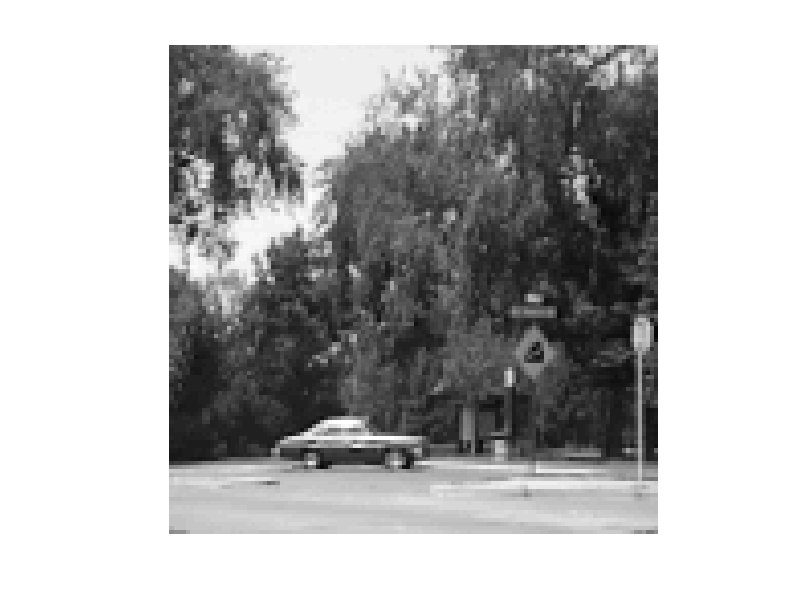
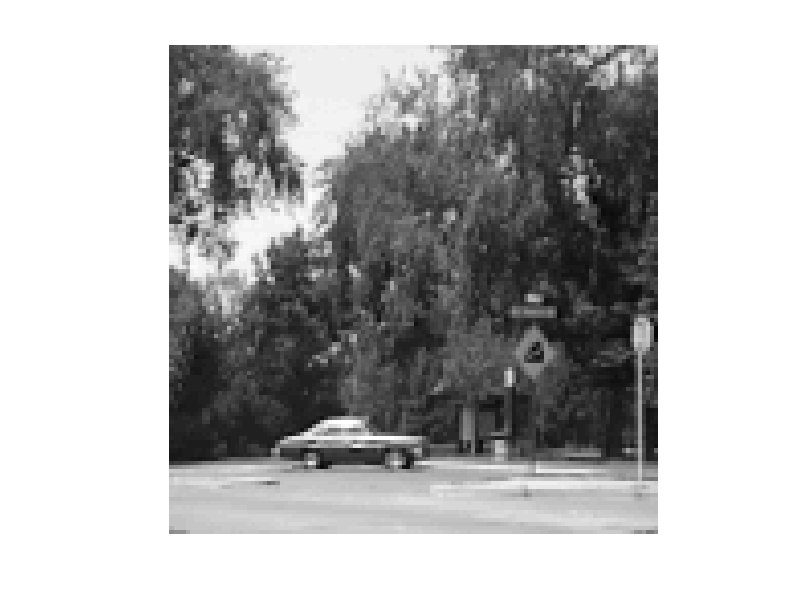
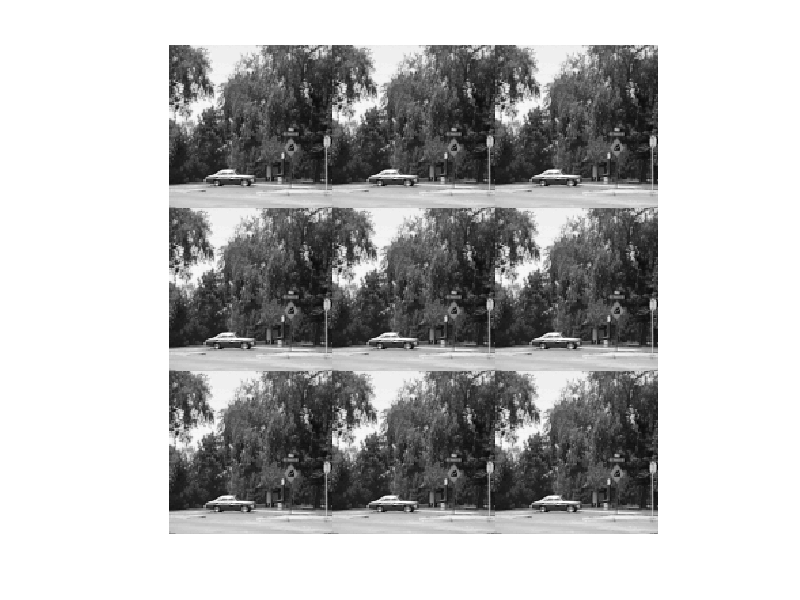

The MATLAB source for these figures, in order: (Note: this script raises an error after producing the figures.)
saveimage=0;

load cardata.txt
[n,p]=size(cardata);
nx=sqrt(n); ny=nx;
fxy=reshape(cardata,[ny,nx])';

mx=200; sigma=10;

figure;
imagesc(fxy,[0,200])
axis image, colormap(gray), axis off

carScene=fxy;

figure;
imagesc(carScene,[0,200])
axis image, colormap(gray), axis off
if (saveimage==1)
    print(gcf,'-dtiffn','-r100','carScene')
end

[n,m]=size(carScene);
carSceneW=[carScene,carScene,carScene;...
    carScene,carScene,carScene;...
    carScene,carScene,carScene];
carSceneW=double(carSceneW);

figure;
imagesc(carSceneW,[0,200])
axis image, colormap(gray), axis off
if (saveimage==1)
    print(gcf,'-dtiffn','-r100','carSceneW')
end

[nn,mm]=size(carSceneW);
carSceneShW=zeros(nn,mm);
for j=1+1:nn-1
    for i=1+1:mm-1
        carSceneShW(j,i)=(carSceneW(j-1,i)+carSceneW(j,i-1)-4*carSceneW(j,i)+carSceneW(j,i+1)+carSceneW(j+1,i));
    end
end
carSceneShW(1:n,:)=[];
carSceneShW(n+1:end,:)=[];
carSceneShW(:,1:m)=[];
carSceneShW(:,m+1:end)=[];

figure;,histogram(carSceneShW)

figure;
imagesc(carSceneShW,[-100,100])
axis image, colormap(gray), axis off
if (saveimage==1)
    print(gcf,'-dtiffn','-r100','carSceneShW')
end

sceneShDiff=carSceneShW-carScene;

figure;
imagesc(sceneShDiff,[-200,0])
axis image, colormap(gray), axis off
if (saveimage==1)
    print(gcf,'-dtiffn','-r100','SceneShDiff')
end
